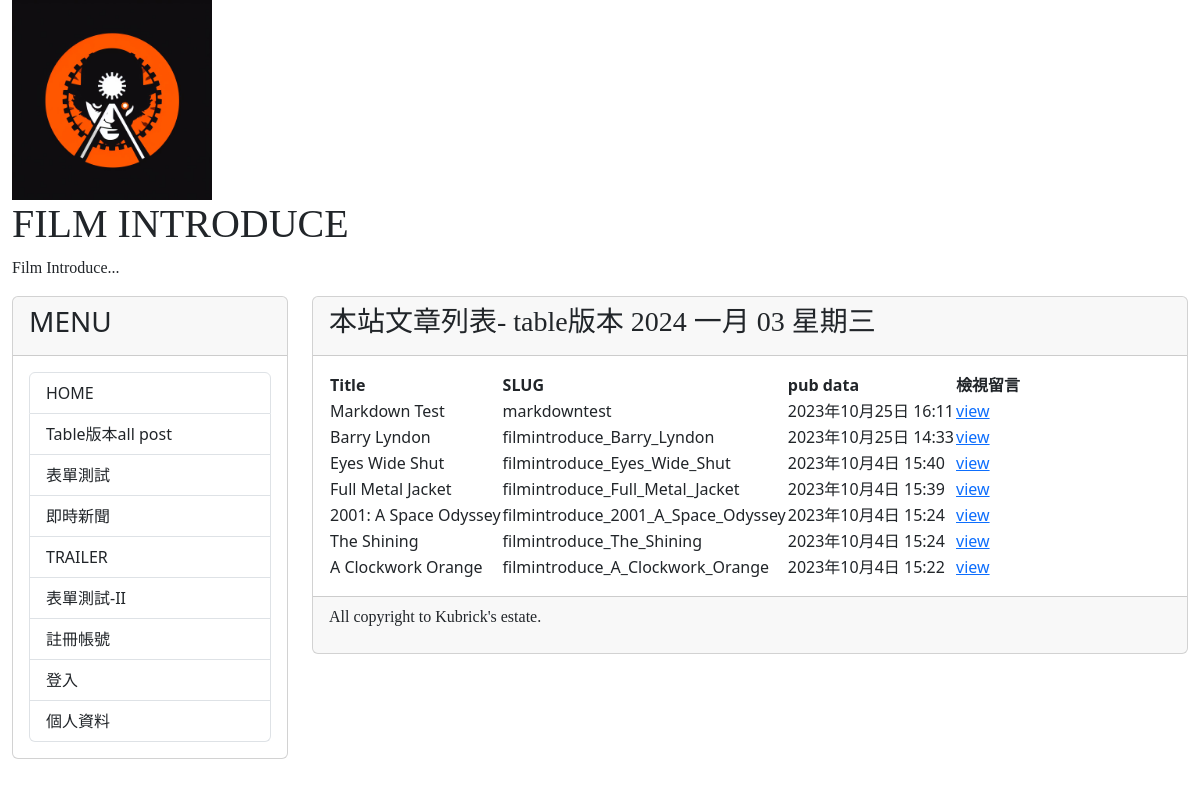
Page /post/ on the committed database.
### mysite/models.py (models this page shows, shortened)
class Post(models.Model):
    title = models.CharField(max_length = 200)
    slug = models.CharField(max_length = 200)
    body = models.TextField()
    category = models.TextField(null=True)
    pub_date = models.DateTimeField(auto_now_add=True)
    class Meta:
        ordering = ('-pub_date', )

### mysite/views.py (the view)
# urls.py: path('post/', mv.show_all_posts, name="show-all-posts"),
def show_all_posts(request):
    posts = Post.objects.all()
    return render(request, 'allposts.html', locals())

### mysite/templates/allposts.html (shortened to what this page needs)
{% extends "base2.html" %}
{% block headmessage %}
<h3 style='font-family:標楷體;'>本站文章列表- table版本</a>
    {% now 'Y M d D' %}
{% endblock headmessage %}
{% block content %}
{% for post in posts %}
{% if forloop.first %}
<table>
    <tr background="#cccccc">
        <th>Title</th>
        <th>SLUG</th>
        <th>pub data</th>
        <th>檢視留言</th>
    </tr>
{% endif %}
    <tr background='{% cycle "#ffccff" "#ccffcc" %}'>
        <td>{{ post.title }}</td>
        <td>{{ post.slug }}</td>
        <td>{{ post.pub_date }}</td>
        <td><a href="{% url 'show-comments' post.id %}">view</a></td>
    </tr>
{% if forloop.last %}
</table>
{% endif %}
{% endfor %}
{% endblock content %}

### rows in the picture
Post: title "Markdown Test", slug "markdowntest", pub_date "2023年10月25日 16:11"
Post: title "Barry Lyndon", slug "filmintroduce_Barry_Lyndon", pub_date "2023年10月25日 14:33"
Post: title "Eyes Wide Shut", slug "filmintroduce_Eyes_Wide_Shut", pub_date "2023年10月4日 15:40"
Post: title "Full Metal Jacket", slug "filmintroduce_Full_Metal_Jacket", pub_date "2023年10月4日 15:39"
Post: title "2001: A Space Odyssey", slug "filmintroduce_2001_A_Space_Odyssey", pub_date "2023年10月4日 15:24"
Post: title "The Shining", slug "filmintroduce_The_Shining", pub_date "2023年10月4日 15:24"
Post: title "A Clockwork Orange", slug "filmintroduce_A_Clockwork_Orange", pub_date "2023年10月4日 15:22"
